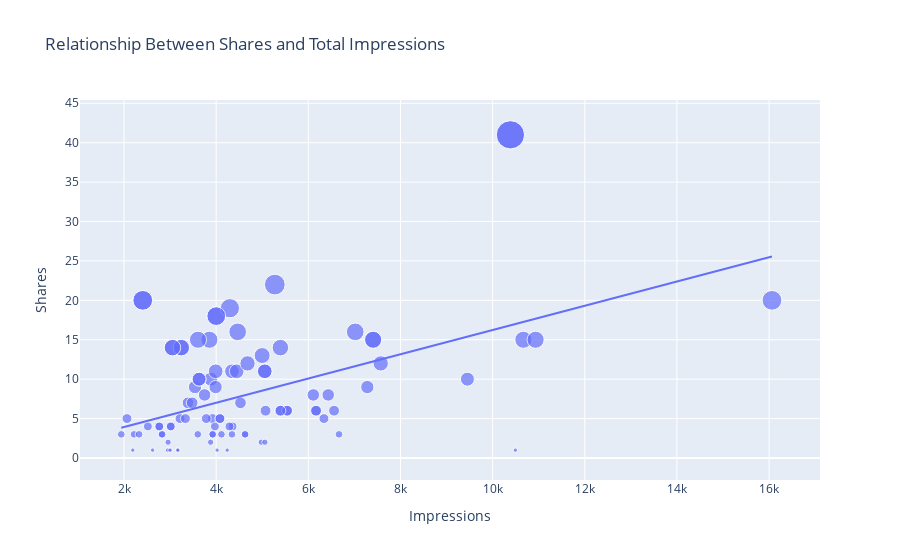

Notebook cell for this chart:
### Markdown cell above
Let’s have a look at the relationship between the number of shares and the number of impressions

### Code cell
figure = px.scatter(data_frame = data, x="Impressions",
                    y="Shares", size="Shares", trendline="ols", 
                    title = "Relationship Between Shares and Total Impressions")
figure.show()

### Figure 1 — Plotly figure (JSON) as saved in the notebook; plotly's stock layout.template omitted (floating-point values rounded to 4 significant figures)
{"data": [{"hovertemplate": "Impressions=%{x}<br>Shares=%{marker.size}<extra></extra>", "legendgroup": "", "marker": {"color": "#636efa", "size": [5, 14, 1, 7, 4, 10, 1, 9, 8, 3, 3, 14, 11, 5, 10, 11, 18, 1, 6, 20, 5, 4, 9, 14, 3, 5, 6, 4, 3, 4, 3, 15, 4, 3, 8, 0, 3, 11, 1, 3, 20, 13, 4, 2, 5, 19, 10, 3, 15, 41, 1, 16, 1, 8, 15, 9, 2, 7, 16, 14, 6, 5, 1, 0, 12, 5, 0, 15, 2, 3, 7, 0, 15, 6, 6, 0, 1, 11, 2, 6, 12, 22, 11, 18, 1, 6, 20, 10, 3, 15, 41, 1, 14, 3, 5, 6, 4, 3, 4], "sizemode": "area", "sizeref": 0.1025, "symbol": "circle"}, "mode": "markers", "name": "", "orientation": "v", "showlegend": false, "type": "scatter", "x": [3920, 5394, 4021, 4528, 2518, 3884, 2621, 3541, 3749, 4115, 2218, 3234, 4344, 3216, 9453, 5055, 4002, 3169, 6168, 2407, 2064, 3973, 7281, 3052, 4628, 4082, 5394, 2766, 3924, 3015, 6666, 3854, 4355, 4343, 6108, 2523, 2327, 3990, 2191, 1941, 16062, 4998, 4289, 3880, 3786, 4298, 3630, 2826, 7407, 10386, 2998, 7018, 2941, 6432, 10667, 3988, 4978, 3388, 4467, 3246, 5072, 6339, 4239, 3454, 7571, 3333, 3818, 10933, 5058, 3601, 3480, 3525, 3606, 5542, 6559, 3623, 10493, 4446, 2957, 5538, 4681, 5273, 5055, 4002, 3169, 6168, 2407, 3630, 2826, 7407, 10386, 2998, 3052, 4628, 4082, 5394, 2766, 3924, 3015], "xaxis": "x", "y": [5, 14, 1, 7, 4, 10, 1, 9, 8, 3, 3, 14, 11, 5, 10, 11, 18, 1, 6, 20, 5, 4, 9, 14, 3, 5, 6, 4, 3, 4, 3, 15, 4, 3, 8, 0, 3, 11, 1, 3, 20, 13, 4, 2, 5, 19, 10, 3, 15, 41, 1, 16, 1, 8, 15, 9, 2, 7, 16, 14, 6, 5, 1, 0, 12, 5, 0, 15, 2, 3, 7, 0, 15, 6, 6, 0, 1, 11, 2, 6, 12, 22, 11, 18, 1, 6, 20, 10, 3, 15, 41, 1, 14, 3, 5, 6, 4, 3, 4], "yaxis": "y"}, {"hovertemplate": "<b>OLS trendline</b><br>Shares = 0.00153881 * Impressions + 0.853544<br>R<sup>2</sup>=0.227164<br><br>Impressions=%{x}<br>Shares=%{y} <b>(trend)</b><extra></extra>", "legendgroup": "", "marker": {"color": "#636efa", "symbol": "circle"}, "mode": "lines", "name": "", "showlegend": false, "type": "scatter", "x": [1941, 2064, 2191, 2218, 2327, 2407, 2407, 2518, 2523, 2621, 2766, 2766, 2826, 2826, 2941, 2957, 2998, 2998, 3015, 3015, 3052, 3052, 3169, 3169, 3216, 3234, 3246, 3333, 3388, 3454, 3480, 3525, 3541, 3601, 3606, 3623, 3630, 3630, 3749, 3786, 3818, 3854, 3880, 3884, 3920, 3924, 3924, 3973, 3988, 3990, 4002, 4002, 4021, 4082, 4082, 4115, 4239, 4289, 4298, 4343, 4344, 4355, 4446, 4467, 4528, 4628, 4628, 4681, 4978, 4998, 5055, 5055, 5058, 5072, 5273, 5394, 5394, 5394, 5538, 5542, 6108, 6168, 6168, 6339, 6432, 6559, 6666, 7018, 7281, 7407, 7407, 7571, 9453, 10386, 10386, 10493, 10667, 10933, 16062], "xaxis": "x", "y": [3.84, 4.03, 4.225, 4.267, 4.434, 4.557, 4.557, 4.728, 4.736, 4.887, 5.11, 5.11, 5.202, 5.202, 5.379, 5.404, 5.467, 5.467, 5.493, 5.493, 5.55, 5.55, 5.73, 5.73, 5.802, 5.83, 5.849, 5.982, 6.067, 6.169, 6.209, 6.278, 6.302, 6.395, 6.403, 6.429, 6.439, 6.439, 6.623, 6.679, 6.729, 6.784, 6.824, 6.83, 6.886, 6.892, 6.892, 6.967, 6.99, 6.993, 7.012, 7.012, 7.041, 7.135, 7.135, 7.186, 7.377, 7.454, 7.467, 7.537, 7.538, 7.555, 7.695, 7.727, 7.821, 7.975, 7.975, 8.057, 8.514, 8.545, 8.632, 8.632, 8.637, 8.658, 8.968, 9.154, 9.154, 9.154, 9.375, 9.382, 10.25, 10.34, 10.34, 10.61, 10.75, 10.95, 11.11, 11.65, 12.06, 12.25, 12.25, 12.5, 15.4, 16.84, 16.84, 17.0, 17.27, 17.68, 25.57], "yaxis": "y"}], "layout": {"legend": {"itemsizing": "constant", "tracegroupgap": 0}, "title": {"text": "Relationship Between Shares and Total Impressions"}, "xaxis": {"anchor": "y", "domain": [0, 1], "title": {"text": "Impressions"}}, "yaxis": {"anchor": "x", "domain": [0, 1], "title": {"text": "Shares"}}}}
